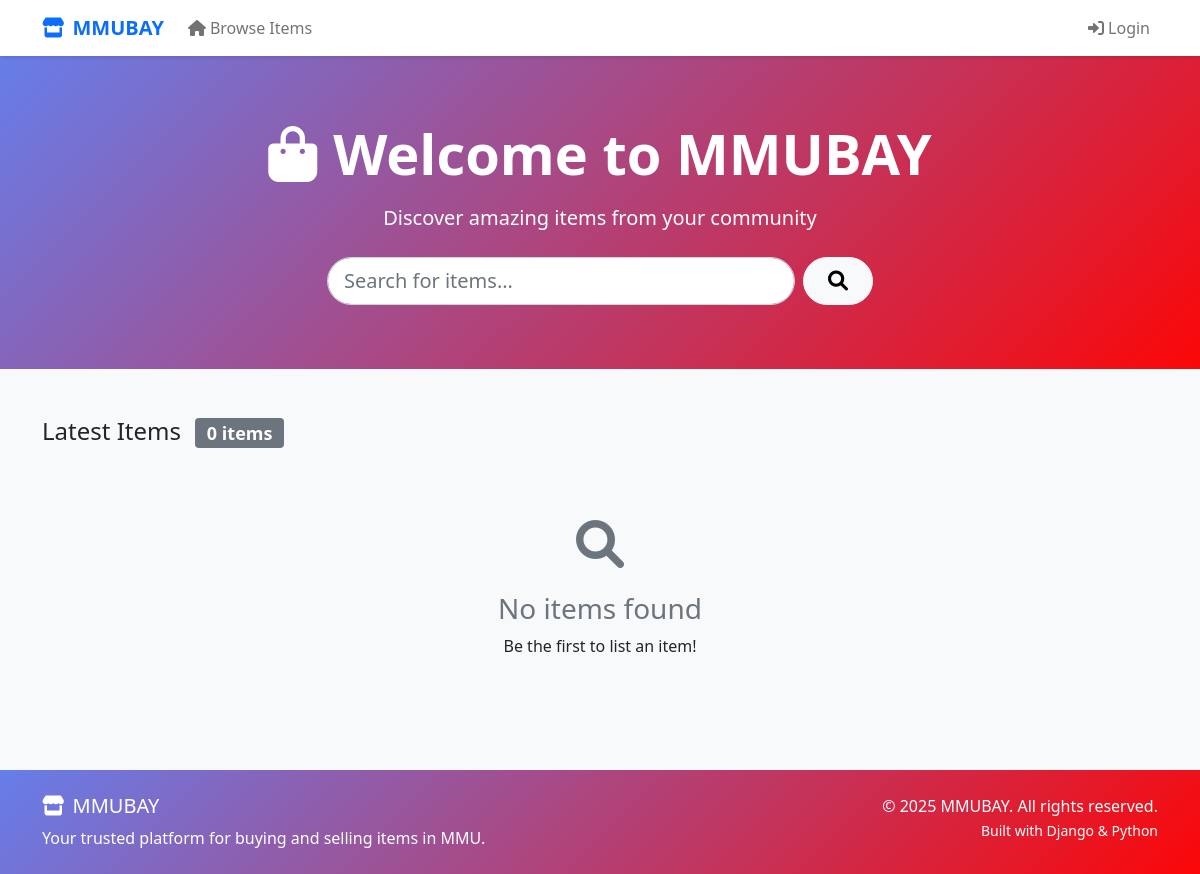
Before: /market/ with the older database file.
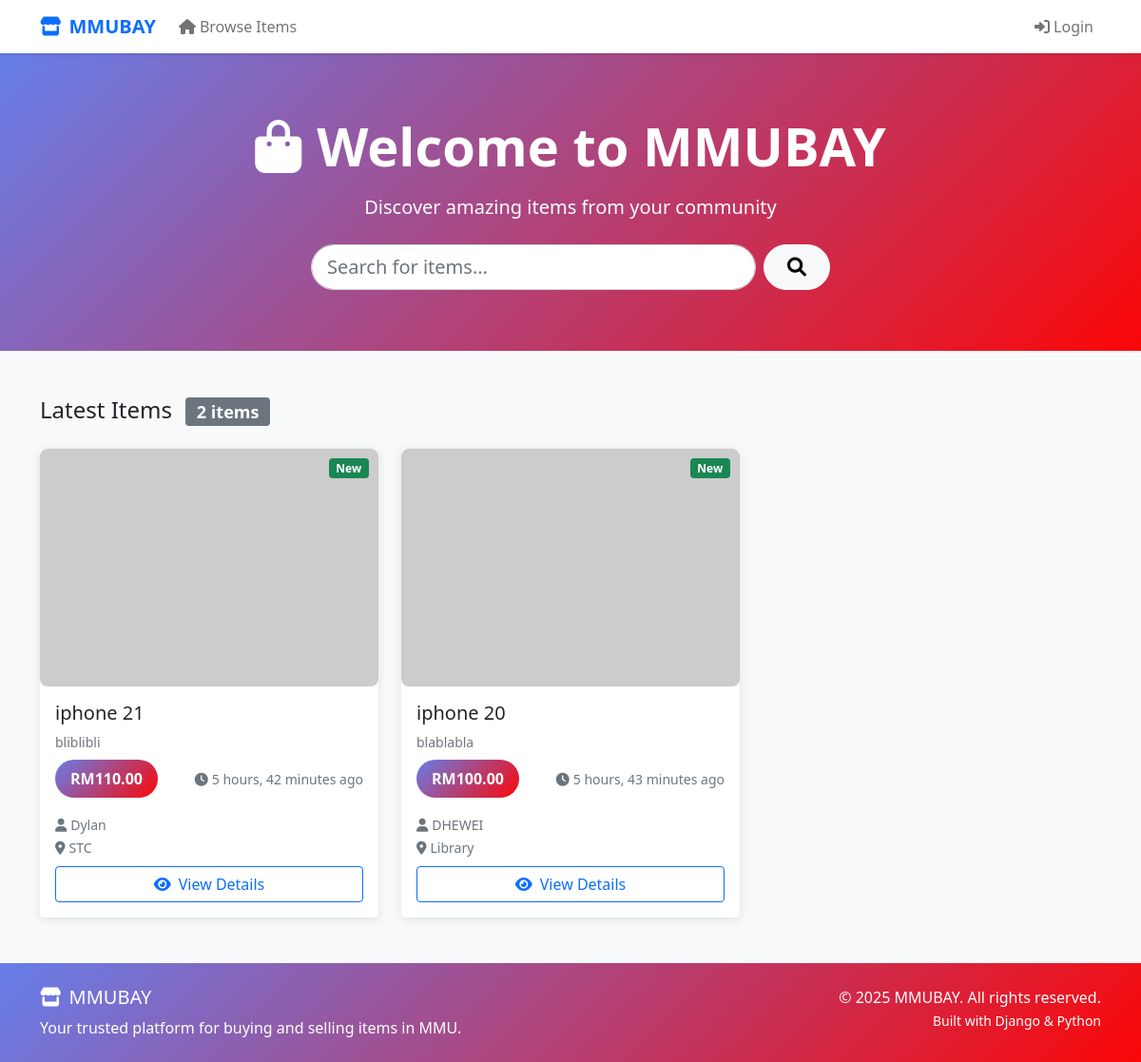
After: the same page with the newer database file.
### market/models.py (models this page shows, shortened)
class Item(models.Model):
    CONDITION_CHOICES = [
        ("New", "New"),
        ("Used", "Used"),
    ]
    seller = models.ForeignKey(User, on_delete=models.CASCADE)
    title = models.CharField(max_length=200)
    description = models.TextField()
    category = models.CharField(max_length=100)
    price = models.DecimalField(max_digits=10, decimal_places=2)
    condition = models.CharField(max_length=20, choices=CONDITION_CHOICES)
    pickup_point = models.ForeignKey(PickupPoint, on_delete=models.SET_NULL, null=True)
    created_at = models.DateTimeField(auto_now_add=True)
    is_sold = models.BooleanField(default=False)
    class Meta:
        ordering = ['-created_at']

class PickupPoint(models.Model):
    name = models.CharField(max_length=100)
    floor = models.CharField(max_length=50, blank=True, null=True)
    remarks = models.TextField(blank=True, null=True)

### market/views.py (the view)
# urls.py: path('', views.item_list, name='item_list'),
def item_list(request):
    query = request.GET.get('q')
    items = Item.objects.filter(is_sold=False).order_by('-created_at')
    if query:
        items = items.filter(
            Q(title__icontains=query) |
            Q(description__icontains=query) |
            Q(category__icontains=query)
        )
    return render(request, 'market/item_list.html', {
        'items': items,
        'user': request.user,  # 添加用户信息
        'is_authenticated': request.user.is_authenticated  # 添加认证状态
    })

### market/templates/market/item_list.html (shortened to what this page needs)
{% extends 'market/base.html' %}
{% block content %}
<div class="hero-section">
    <div class="container text-center">
        <h1 class="display-4 fw-bold mb-3">
            <i class="fas fa-shopping-bag me-3"></i>Welcome to MMUBAY
        </h1>
        <p class="lead mb-4">Discover amazing items from your community</p>
        <div class="row justify-content-center">
            <div class="col-md-6">
                <form method="get" class="d-flex">
                    <input class="form-control form-control-lg me-2"
                           type="search"
                           placeholder="Search for items..."
                           name="q"
                           value="{{ request.GET.q }}"
                           style="border-radius: 25px;">
                    <button class="btn btn-light btn-lg px-4" type="submit" style="border-radius: 25px;">
                        <i class="fas fa-search"></i>
                    </button>
                </form>
            </div>
        </div>
    </div>
</div>
<div class="container">
    <div class="row mb-4">
        <div class="col-md-6">
            <h2 class="h4 mb-0">
                {% if request.GET.q %}
                    Search Results for "{{ request.GET.q }}"
                {% else %}
                    Latest Items
                {% endif %}
                <span class="badge bg-secondary ms-2">{{ items|length }} items</span>
            </h2>
        </div>
        <div class="col-md-6 text-md-end">
        </div>
    </div>
    {% if items %}
        <div class="row g-4">
            {% for item in items %}
                <div class="col-lg-4 col-md-6">
                    <div class="card h-100">
                        <div class="position-relative">
                            {% if item.images.first %}
                                <img src="{{ item.images.first.image.url }}"
                                     class="card-img-top item-image"
                                     alt="{{ item.title }}"
                                     onerror="this.src='https://via.placeholder.com/300x250?text=No+Image'">
                            {% else %}
                                <img src="https://via.placeholder.com/300x250?text=No+Image"
                                     class="card-img-top item-image"
                                     alt="No image">
                            {% endif %}
                            <span class="badge condition-badge
                                {% if item.condition == 'New' %}bg-success{% else %}bg-warning text-dark{% endif %}">
                                {{ item.condition }}
                            </span>
                        </div>
                        <div class="card-body d-flex flex-column">
                            <h5 class="card-title">{{ item.title|truncatechars:30 }}</h5>
                            <p class="card-text text-muted small mb-2">{{ item.description|truncatechars:80 }}</p>
                            <div class="mt-auto">
                                <div class="d-flex justify-content-between align-items-center mb-3">
                                    <span class="price-tag">RM{{ item.price }}</span>
                                    <small class="text-muted">
                                        <i class="fas fa-clock me-1"></i>{{ item.created_at|timesince }} ago
                                    </small>
                                </div>
                                <div class="mb-2">
                                    <small class="text-muted">
                                        <i class="fas fa-user me-1"></i>{{ item.seller.username }}
                                    </small>
                                    {% if item.pickup_point %}
                                        <br>
                                        <small class="text-muted">
                                            <i class="fas fa-map-marker-alt me-1"></i>{{ item.pickup_point.name }}
                                        </small>
                                    {% endif %}
                                </div>
                                <a href="{% url 'item_detail' item.id %}" class="btn btn-outline-primary w-100">
                                    <i class="fas fa-eye me-2"></i>View Details
                                </a>
                            </div>
                        </div>
                    </div>
                </div>
            {% endfor %}
        </div>
    {% else %}
        <div class="text-center py-5">
            <div class="mb-4">
                <i class="fas fa-search fa-3x text-muted"></i>
            </div>
            <h3 class="text-muted">No items found</h3>
            {% if request.GET.q %}
                <p>Try adjusting your search terms or <a href="{% url 'item_list' %}">browse all items</a>.</p>
            {% else %}
                <p>Be the first to list an item!</p>
            {% endif %}
        </div>
    {% endif %}
</div>
{% endblock %}

### market/templates/market/base.html (shortened to what this page needs)
<!DOCTYPE html>
<html lang="en">
<head>
    <link href="https://cdn.jsdelivr.net/npm/bootstrap@5.1.3/dist/css/bootstrap.min.css" rel="stylesheet">
    <link href="https://cdnjs.cloudflare.com/ajax/libs/font-awesome/6.0.0/css/all.min.css" rel="stylesheet">
</head>
<body class="d-flex flex-column min-vh-100">
    <nav class="navbar navbar-expand-lg navbar-light bg-white sticky-top">
        <div class="container">
            <a class="navbar-brand fw-bold text-primary" href="{% url 'item_list' %}">
                <i class="fas fa-store me-2"></i>MMUBAY
            </a>
            <div class="collapse navbar-collapse" id="navbarNav">
                <ul class="navbar-nav me-auto">
                    <li class="nav-item">
                        <a class="nav-link" href="{% url 'item_list' %}">
                            <i class="fas fa-home me-1"></i>Browse Items
                        </a>
                    </li>
                </ul>
                <ul class="navbar-nav">
                    {% if user.is_authenticated %}
                        <li class="nav-item dropdown">
                            <a class="nav-link dropdown-toggle" href="#" id="navbarDropdown" role="button" data-bs-toggle="dropdown">
                                <i class="fas fa-user-circle me-1"></i>{{ user.username }}
                            </a>
                            <ul class="dropdown-menu">
                                <li><a class="dropdown-item" href="{% url 'profile' %}"><i class="fas fa-user me-2"></i>My Profile</a></li>
                                <li><a class="dropdown-item" href="{% url 'my_items' %}"><i class="fas fa-box me-2"></i>My Items</a></li>
                                <li><hr class="dropdown-divider"></li>
                                <li>
                                    <form action="{% url 'logout' %}" method="post" style="display: inline;">
                                            {% csrf_token %}
                                            <button type="submit" class="dropdown-item">
                                                <i class="fas fa-sign-out-alt me-2"></i>Logout
                                            </button>
                                    </form>
                                </li>
                            </ul>
                        </li>
                    {% else %}
                        <li class="nav-item">
                            <a class="nav-link" href="{% url 'admin:login' %}">
                                <i class="fas fa-sign-in-alt me-1"></i>Login
                            </a>
                        </li>
                    {% endif %}
                </ul>
            </div>
        </div>
    </nav>
    <main class="flex-fill">
        {% block content %}
        {% endblock %}
    </main>
    <footer class="py-4 mt-5">
        <div class="container">
            <div class="row">
                <div class="col-md-6">
                    <h5><i class="fas fa-store me-2"></i>MMUBAY</h5>
                    <p class="mb-0">Your trusted platform for buying and selling items in MMU.</p>
                </div>
                <div class="col-md-6 text-md-end">
                    <p class="mb-0">&copy; 2025 MMUBAY. All rights reserved.</p>
                    <small>Built with Django & Python</small>
                </div>
            </div>
        </div>
    </footer>
</body>
</html>

### market/templates/market/base.html (style rules this page uses)
body { background-color: #f8f9fa; }
.navbar { box-shadow: 0 2px 4px rgba(0,0,0,.1); }
.card { transition: transform 0.2s; border: none; box-shadow: 0 2px 10px rgba(0,0,0,.1); }
.item-image { height: 250px; object-fit: cover; border-radius: 8px; }
.price-tag { background: linear-gradient(135deg, #667eea 0%, #fb0707 100%); color: white; font-weight: bold; padding: 8px 16px; border-radius: 20px; display: inline-block; }
.condition-badge { position: absolute; top: 10px; right: 10px; z-index: 2; }
footer { background: linear-gradient(135deg, #667eea 0%, #fb0707 100%); color: white; margin-top: auto; }
.hero-section { background: linear-gradient(135deg, #667eea 0%, #fb0707 100%); color: white; padding: 4rem 0; margin-bottom: 3rem; }

Changed rows visible on the page:
added Item: condition "New", title "iphone 21", description "bliblibli", price "110.00", created_at "5 hours, 42 minutes", seller.username "Dylan", pickup_point.name "STC"
added Item: condition "New", title "iphone 20", description "blablabla", price "100.00", created_at "5 hours, 43 minutes", seller.username "DHEWEI", pickup_point.name "Library"
Other visible differences:
{{ items|length }}: "0" → "2"
text no longer shown: "No items found Be the first to list an item!"
